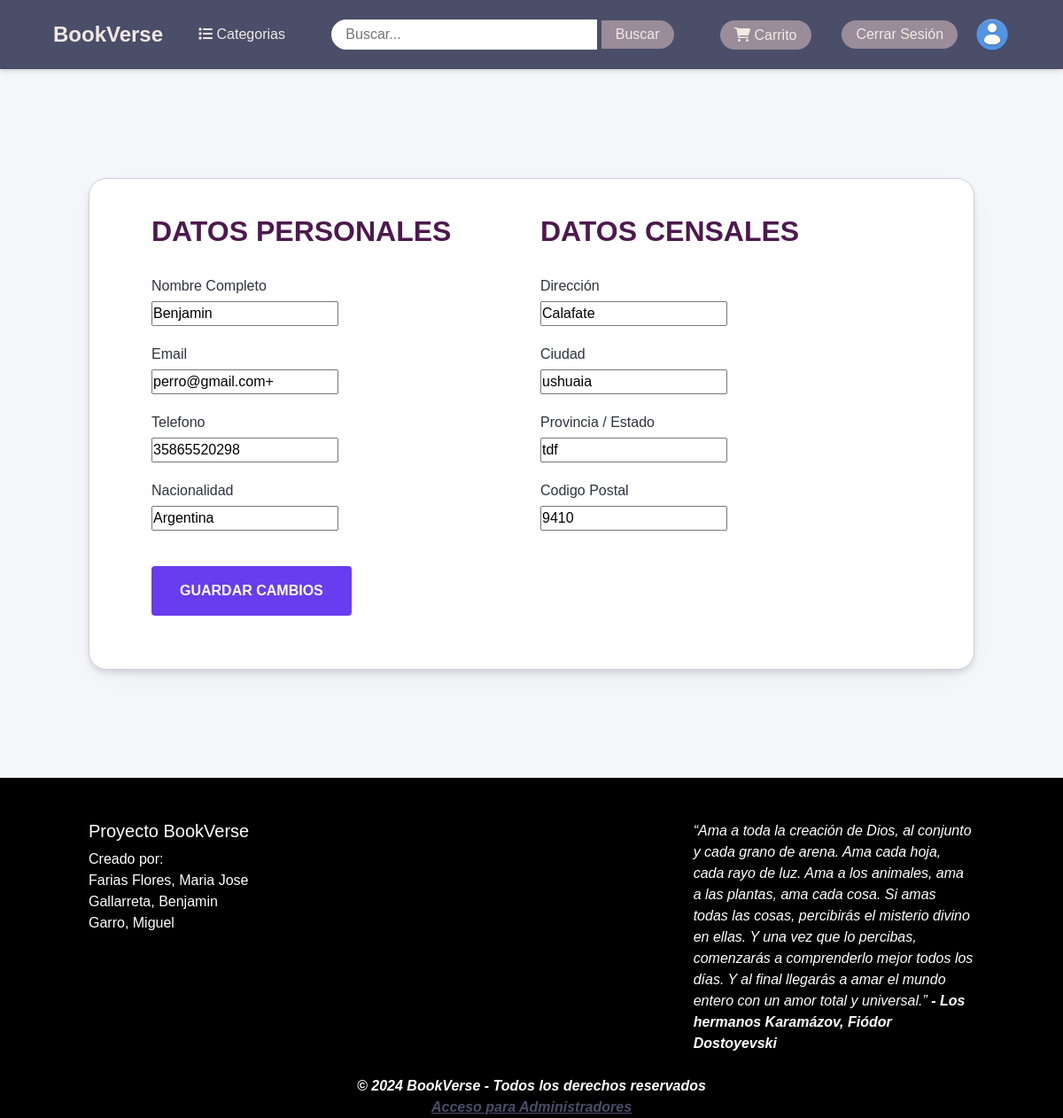
Screenshot of /editar-perfil/ (signed in) with the database file from the repository.
### Usuario/models.py (models this page shows, shortened)
class Usuario(AbstractUser):
    username = models.CharField(max_length=50, unique=True)
    nombre_completo = models.CharField(max_length=100, blank=False)
    email = models.CharField(max_length=100, blank=False)
    telefono = models.CharField(max_length=50, blank=True, null=True)
    nacionalidad =  models.CharField(max_length=50, blank=False)
    provincia = models.CharField(max_length=50, blank=False)
    codigo_postal = models.CharField(max_length=5, blank=False)
    ciudad = models.CharField(max_length=50, blank=False)
    direccion = models.CharField(max_length=50, blank=False)
    groups = models.ManyToManyField(
        'auth.Group',
        related_name='custom_user_set',
        blank=True,
        help_text='The groups this user belongs to.',
        verbose_name='groups',
    )
    user_permissions = models.ManyToManyField(
        'auth.Permission',
        related_name='custom_user_permissions_set',
        blank=True,
        help_text='Specific permissions for this user.',
        verbose_name='user permissions',
    )

### Usuario/views.py (the view, shortened to what this page needs)
# urls.py: path('editar-perfil/', UsuarioUpdateView.as_view(), name='editar_usuario'),
class UsuarioUpdateView(LoginRequiredMixin, UpdateView):
    model = Usuario
    template_name = 'edit_user.html'
    fields = [
        'nombre_completo',
        'email',
        'telefono',
        'nacionalidad',
        'provincia',
        'codigo_postal',
        'ciudad',
        'direccion',
    ]
    success_url = reverse_lazy('home')
    def get_object(self):
        return self.request.user  # Obtiene el usuario actual

### Usuario/templates/edit_user.html (shortened to what this page needs)
{% extends 'base.html' %}
{% load static %}
{% block content %}
<head>
    <link rel="stylesheet" href="{% static 'Usuario/edit_user.css' %}">
</head>
<body>
    <div class="main">
        <div class="container">
            <div class="signup-content">
                <div class="signup-column">
                    <form method="post" enctype="multipart/form-data">
                        <h2 class="form-title">DATOS PERSONALES</h2>
                        <div class="form-group">
                            <label for="fullName">Nombre Completo</label>
                            {{form.nombre_completo}}
                        </div>
                        <div class="form-group">
                            <label for="eMail">Email</label>
                            {{form.email}}
                        </div>
                        <div class="form-group">
                            <label for="phone">Telefono</label>
                            {{form.telefono}}
                        </div>
                        <div class="form-group">
                            <label for="fullName">Nacionalidad</label>
                            {{form.nacionalidad}}
                        </div>
                    </div>
                    <div class="signup-column">
                        <h2 class="form-title">DATOS CENSALES</h2>
                        <div class="form-group">
                            <label for="Street">Dirección</label>
                            {{form.direccion}}
                        </div>
                        <div class="form-group">
                            <label for="ciTy">Ciudad</label>
                            {{form.ciudad}}
                        </div>
                        <div class="form-group">
                            <label for="sTate">Provincia / Estado</label>
                            {{form.provincia}}
                        </div>
                        <div class="form-group">
                            <label for="zIp">Codigo Postal</label>
                            {{form.codigo_postal}}
                        </div>
                    </div>
                    <div class="form-group">
                        <input type="submit" value="Guardar Cambios" class="form-submit">
                    </div>
            </div>
        </div>
    </div>
</body>
{% endblock %}

### static/Home/navbar.css (style rules this page uses)
*, *::before, *::after { box-sizing: border-box; }
body, h1, h2, h3, h4, p, figure, blockquote, dl, dd { margin: 0; }
:root { --color-primary: #4a4e69; --color-secondary: #9a8c98; --color-accent: #c9ada7; --color-background: #f2e9e4; --color-text: #22223b; --shadow: 0 4px 6px -1px rgba(0, 0, 0, 0.1), 0 2px 4px -1px rgba(0, 0, 0, 0.06); }
body { font-family: 'Segoe UI', Tahoma, Geneva, Verdana, sans-serif; background-color: var(--color-background); color: var(--color-text); line-height: 1.5; }

### static/Wishlist/wishlist.css (style rules this page uses)
body, html { height: 100%; margin: 0; font-family: Arial, Helvetica, sans-serif; }

### static/Usuario/edit_user.css (style rules this page uses)
body { background-color: #f5f6fa; font-family: 'Montserrat', sans-serif; }
.main { display: flex; justify-content: center; align-items: center; min-height: 100vh; padding: 30px 0; }
.container { width: 1000%; max-width: 1000px; padding: 0px 0px; }
.signup-content { display: flex; justify-content: space-between; flex-wrap: wrap; gap: 20px; background: white; border-radius: 20px; padding: 40px 70px; box-shadow: 0 10px 34px -15px rgba(0, 0, 0, 0.1), 0 4px 6px rgba(0, 0, 0, 0.1); width: 100%; max-width: 1200px; margin: auto; border: 1px solid #cfd1d8; }
.signup-column { flex: 1; min-width: 300px; }
.form-title { color: #4d194d; margin-bottom: 30px; text-transform: uppercase; font-weight: bold; }
.form-group { margin-bottom: 20px; }
.form-group label { margin-bottom: 5px; display: block; color: #2e323c; }
.form-submit { width: auto; border: none; border-radius: 4px; padding: 16px 32px; background-color: #673def; color: white; font-weight: bold; text-transform: uppercase; transition: all 0.3s ease; }

### rows the page displays
Usuario: nombre_completo "Benjamin", email "perro@gmail.com+", telefono "35865520298", nacionalidad "Argentina", direccion "Calafate", ciudad "ushuaia", provincia "tdf", codigo_postal "9410"
